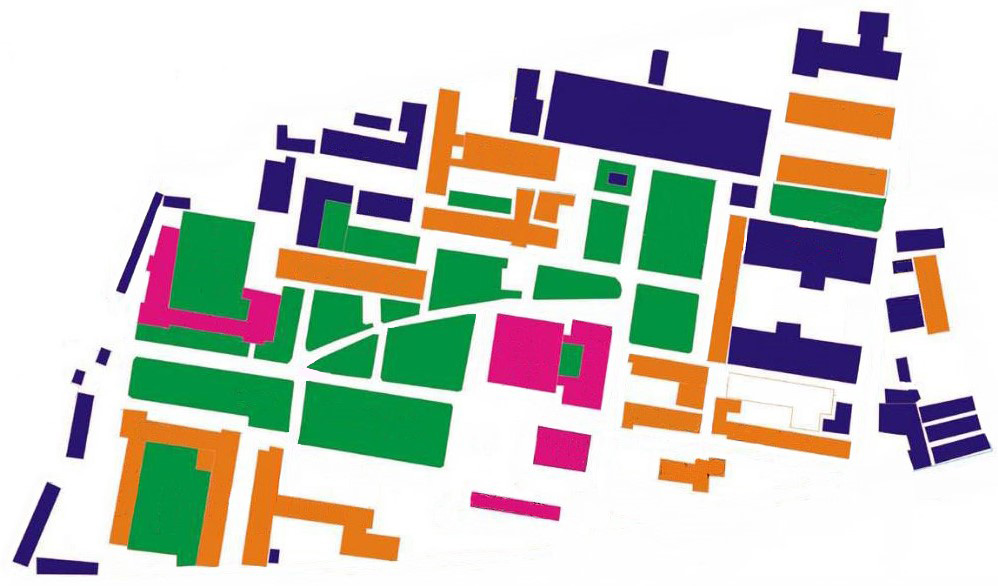
//> input picture input/hcmut_campus.jpg, 998 x 586 px
$ ./main   (built with g++ and OpenCV 4)
//> lines starting //> are read from the running program, lines starting //| are printed output that depends on the picture; after the words box and inside, x2 and y2 are one past the last pixel; in counts of white or black regions, pixels touching at a corner belong together
// Copyright (c) 2023. Minh Nguyen, Lam Luu
// All rights reserved.

#include <opencv2/core.hpp>
#include <opencv2/highgui.hpp>
#include <opencv2/imgcodecs.hpp>
#include <opencv2/opencv.hpp>
#include <iostream>
#include <string>
#include <vector>

#include "Simulator.h"

std::vector<cv::Point2f> obtainCorners(cv::Mat dst);
void mouseCallback(int event, int x, int y, int flags, void* userData);
void makeText(const cv::Mat& target, const std::string& text, int line);

std::vector<Point2D> mesh{};
Point2D lostPoint{};

OfflineStat offlineStat;

constexpr auto WINDOW = "Localization";

cv::Mat img;
auto visibleRadius = 100;

int main(const int argc, char** argv) {
    if (argc > 1) {
        try {
            visibleRadius = std::stoi(argv[1]);
            if (visibleRadius <= 0) {
                visibleRadius = 100;
            }
        }
        catch (const std::exception&) {
            visibleRadius = 100;
        }
    }

    img = cv::imread("input/hcmut_campus.jpg");
//> img is the input picture: 586 rows x 998 cols, CV_8UC3; mean B, G, R 192.4, 199.3, 197.7

    cv::Mat gray;
    cvtColor(img, gray, cv::COLOR_BGR2GRAY);
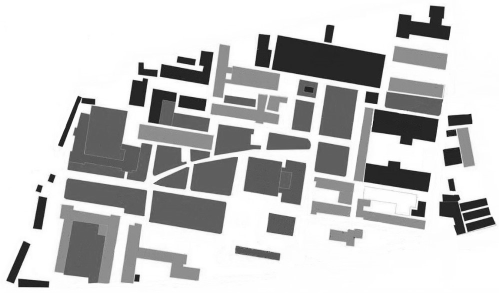
//> gray: 586 rows x 998 cols, CV_8UC1 (shown at 1/2 size); min 7, max 255, mean 198.1
    gray.convertTo(gray, CV_32FC1);
//> gray: 586 rows x 998 cols, CV_32FC1

    cv::Mat dst = cv::Mat::zeros(gray.size(), CV_32FC1);
    cornerHarris(gray, dst, 2, 3, 0.04);
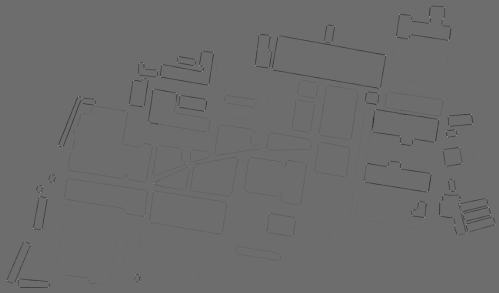
//> dst: 586 rows x 998 cols, CV_32FC1 (shown at 1/2 size); min -90329088, max 120633152, mean -605404.9; drawn with min black and max white
    //result is dilated for marking the corners, not important
    dilate(dst, dst, cv::Mat(), cv::Point(-1, -1));
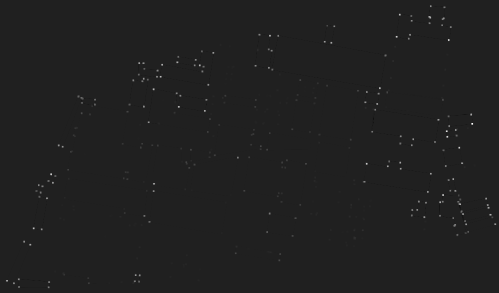
//> dst: 586 rows x 998 cols, CV_32FC1 (shown at 1/2 size); min -17565446, max 120633152, mean 194204.6; drawn with min black and max white

    // Initialize my map
    const auto corners = obtainCorners(dst);
    for (const auto& corner : corners) {
        mesh.emplace_back(corner.x, corner.y);
    }


    // Threshold for an optimal value, it may vary depending on the image.
    for (int i = 0; i < dst.rows; i++) {
        for (int j = 0; j < dst.cols; j++) {
            if (dst.at<float>(i, j) > 0.01f * dst.at<float>(0, 0)) {
                img.at<cv::Vec3b>(i, j)[0] = 0;
                img.at<cv::Vec3b>(i, j)[1] = 0;
                img.at<cv::Vec3b>(i, j)[2] = 255;
            }
        }
    }

    std::cout << "==================== NO GPS LOCALIZATION ====================== \n";
    std::cout << "Calculating Offline Phase\n";
    std::cout << "Map size: " + std::to_string(mesh.size()) <<std::endl;
    offlineStat = generateMyMap(mesh);
    cv::namedWindow(WINDOW);

    cv::setMouseCallback(WINDOW, mouseCallback, nullptr);

    imshow(WINDOW, img);
    cv::waitKey(0);
    cv::destroyAllWindows();

    return 0;
}

std::vector<cv::Point2f> obtainCorners(cv::Mat dst) {
    double minVal, maxVal;
    minMaxLoc(dst, &minVal, &maxVal);
//> minVal = -17565446; maxVal = 120633152

    const auto thresh = 0.01 * maxVal;
//> thresh = 1206331.5
    threshold(dst, dst, thresh, 255, 0);
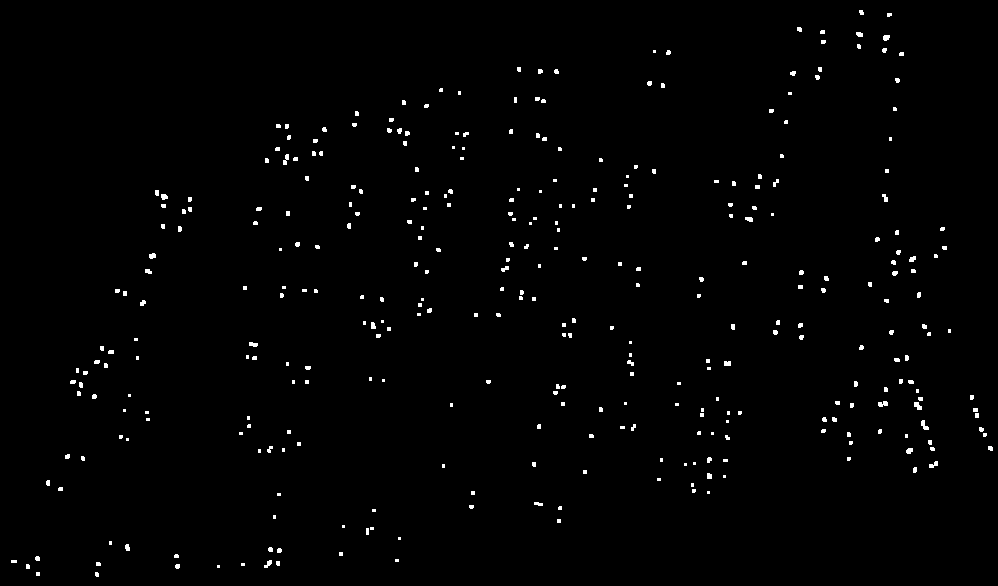
//> dst: 586 rows x 998 cols, CV_32FC1; 1.1% white; 344 white regions (249 under 20 px), largest, box (x1, y1, x2, y2) and area: (878, 401, 888, 407) 45, (921, 420, 929, 430) 45, (914, 402, 922, 410) 44
    dst.convertTo(dst, CV_8UC1);

    // find centroids
    cv::Mat labels, stats, centroids;
    const auto numLabels = connectedComponentsWithStats(dst, labels, stats, centroids);
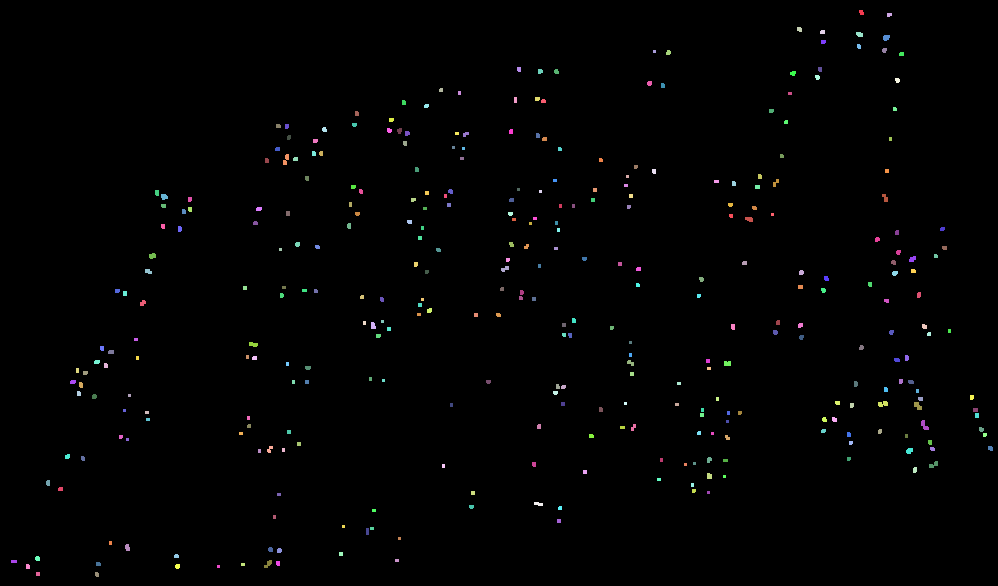
//> labels: 586 rows x 998 cols, CV_32SC1; 345 distinct labels, from 0 to 344; one colour per label, 0 black
//> stats = 345 rows, first 6: [0, 0, 998, 586, 578640], [859, 10, 5, 5, 21], [887, 13, 5, 4, 18], [797, 27, 5, 5, 22], [820, 30, 5, 4, 19], [856, 32, 7, 5, 30]; centroids = 345 pairs, first value 13.5 to 990, second value 12 to 574; numLabels = 345

    // define the criteria to stop and refine the corners
    const auto criteria = cv::TermCriteria(cv::TermCriteria::EPS + cv::TermCriteria::MAX_ITER, 100, 0.001);
    const auto winSize = cv::Size(5, 5);
    const auto zeroZone = cv::Size(-1, -1);
    std::vector<cv::Point2f> corners{};

    for (int i = 1; i < numLabels; i++) {
        if (stats.at<int>(i, cv::CC_STAT_AREA) > 10) {  // filter out small blobs
            const auto centroidX = static_cast<float>(centroids.at<double>(i, 0));
            const auto centroidY = static_cast<float>(centroids.at<double>(i, 1));
            cv::Point2f centroid(centroidX, centroidY);
            corners.push_back(centroid);
        }
    }
//> this loop made 344 passes
//> (centroidX, centroidY) on passes 1 to 8: (861, 12), (888.8, 14.33), (799, 28.91), (822.1, 31.58), (859.1, 33.97), (885.8, 37.23), (822.9, 41.42), (858.5, 46)
//> after the loop, corners = 318 Points (x, y), first 12: [861, 12], [888.8, 14.33], [799, 28.91], [822.1, 31.58], [859.1, 33.97], [885.8, 37.23], [822.9, 41.42], [858.5, 46], [884, 49.86], [668, 52.14], [901.1, 53.58], [518.6, 68.89]

    cornerSubPix(dst, corners, winSize, zeroZone, criteria);
//> corners = 318 Points (x, y), first 12: [861, 12], [888.7, 14.41], [799.1, 28.67], [822.1, 31.41], [862.8, 35.09], [882.3, 38.27], [822.9, 41.59], [858.5, 46], [883.5, 49.93], [668.5, 52.07], [901.1, 53.41], [518.4, 68.86]
//> (in main, `mesh.emplace_back(corner.x, corner.y);` was passed over: a library is not available in this run)
//> after the loop in main, `for (int i = 0; i < dst.rows; i++)`:
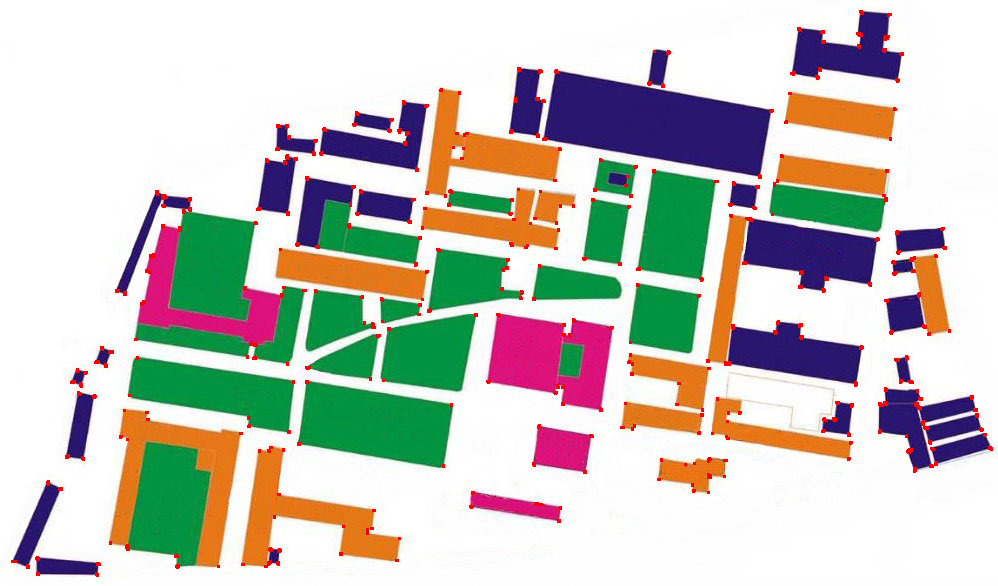
//> img: 586 rows x 998 cols, CV_8UC3; 1.06% of pixels changed, all inside (x1, y1, x2, y2) = (11, 10, 993, 577)
//> (in main, `std::cout << "Map size: " + std::to_string(mesh.size()) <<std::endl;` was passed over: a library is not available in this run)
//> (the run ends here: the program needs code that is not available in this run, at `offlineStat = generateMyMap(mesh);`)

$ run again, with input/map_hcm_center_1.jpg copied over input/hcmut_campus.jpg
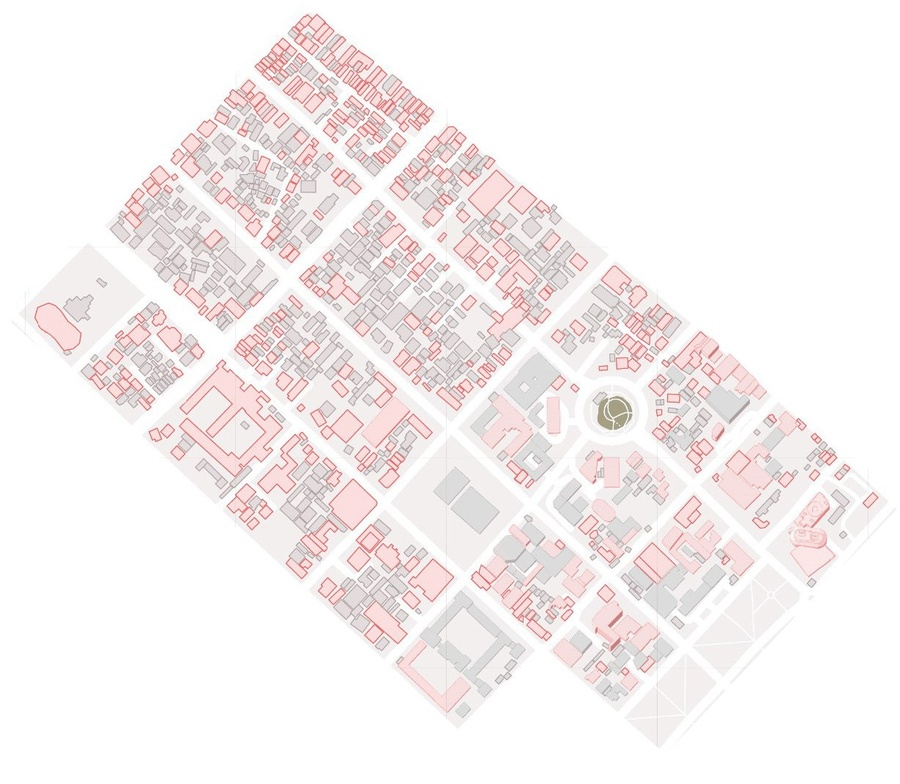
//> input picture input/map_hcm_center_1.jpg, 900 x 784 px, shrunk from 1229 x 1071 before the run
//> img is the input picture: 784 rows x 900 cols, CV_8UC3; mean B, G, R 240.7, 240.8, 246.4
//> minVal = -542760.2; maxVal = 4960187
//> thresh = 49601.9
//> in obtainCorners, `const auto numLabels = connectedComponentsWithStats(dst, labels, stats..`:
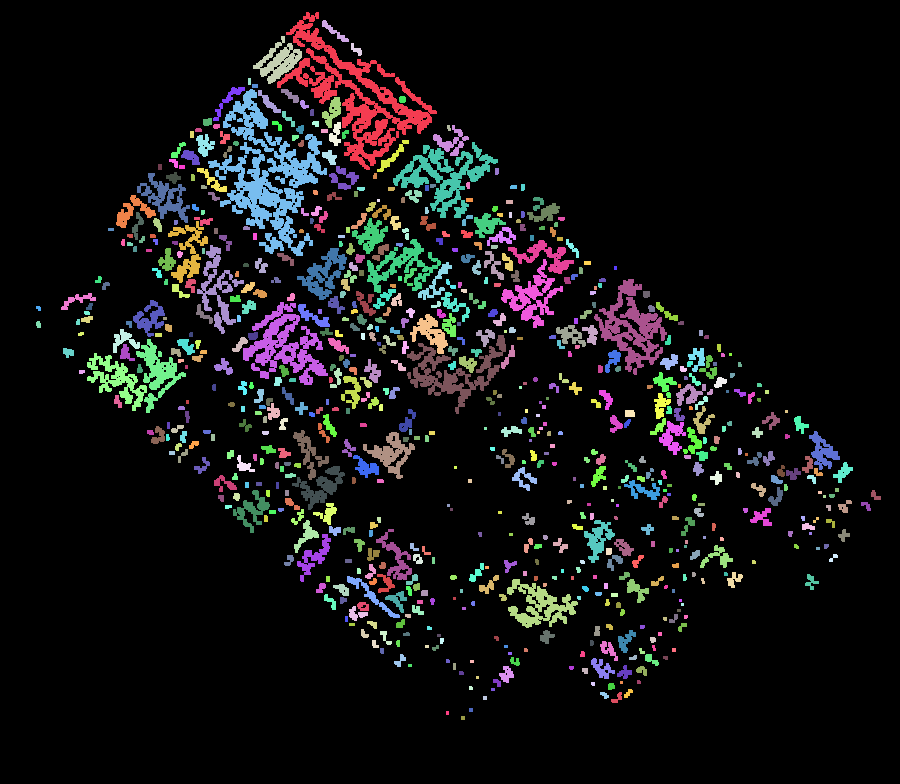
//> labels: 784 rows x 900 cols, CV_32SC1; 727 distinct labels, from 0 to 726; one colour per label, 0 black
//> stats = 727 rows, first 6: [0, 0, 900, 784, 622711], [277, 12, 160, 158, 5856], [322, 20, 27, 22, 157], [253, 36, 49, 48, 951], [351, 43, 11, 13, 69], [248, 78, 3, 7, 21]; centroids = 727 pairs, first value 38.07 to 874.9, second value 31.31 to 717.5; numLabels = 727
//> the loop in obtainCorners, `for (int i = 1; i < numLabels; i++)` made 726 passes
//> (centroidX, centroidY) on passes 1 to 8: (356.1, 95.34), (334, 31.31), (278.4, 61.22), (356, 49.38), (249, 81), (254.5, 85.5), (227.7, 99.94), (268, 176.5)
//> after the loop in obtainCorners, `for (int i = 1; i < numLabels; i++)`: corners = 697 Points (x, y), first 12: [356.1, 95.34], [334, 31.31], [278.4, 61.22], [356, 49.38], [249, 81], [254.5, 85.5], [227.7, 99.94], [268, 176.5], [290.3, 95.19], [268.4, 102.3], [332.1, 111.2], [402, 99]
//> in obtainCorners, `cornerSubPix(dst, corners, winSize, zeroZone, criteria);`: corners = 697 Points (x, y), first 12: [354.9, 91.23], [336.9, 31.55], [281.3, 62.56], [351.7, 49.23], [249, 81], [250.3, 86.55], [228.5, 95.77], [268, 176.5], [290.5, 97.85], [268.4, 102.3], [332.1, 111.2], [397.1, 100.3]
//> after the loop in main, `for (int i = 0; i < dst.rows; i++)`:
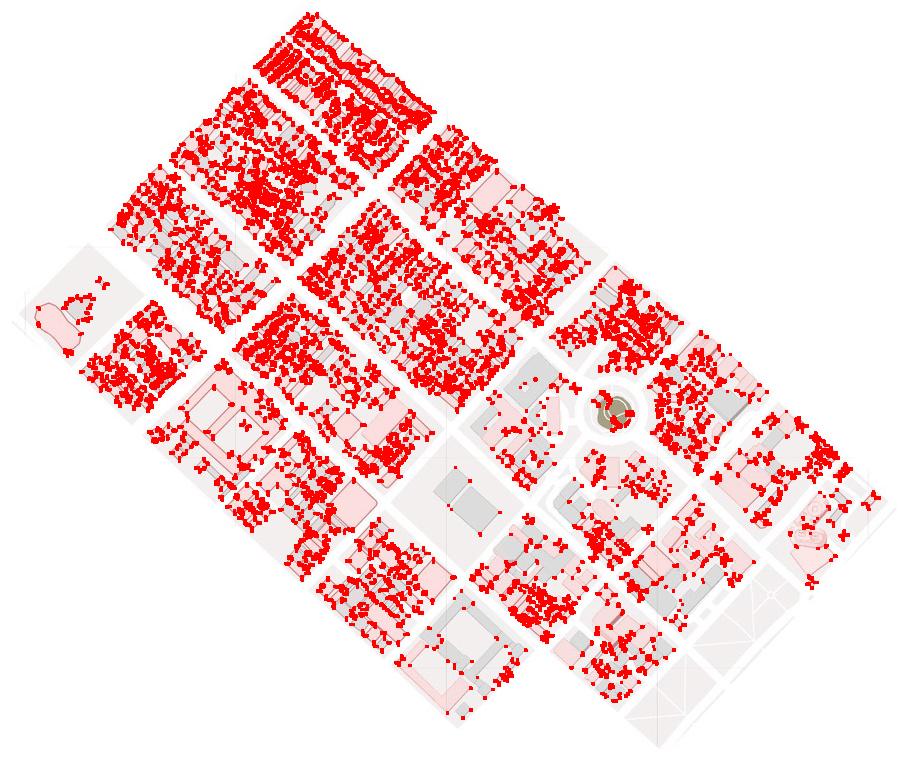
//> img: 784 rows x 900 cols, CV_8UC3; 11.75% of pixels changed, all inside (x1, y1, x2, y2) = (36, 12, 881, 720)

$ run again, with input/map_hcm_center_2.jpg copied over input/hcmut_campus.jpg
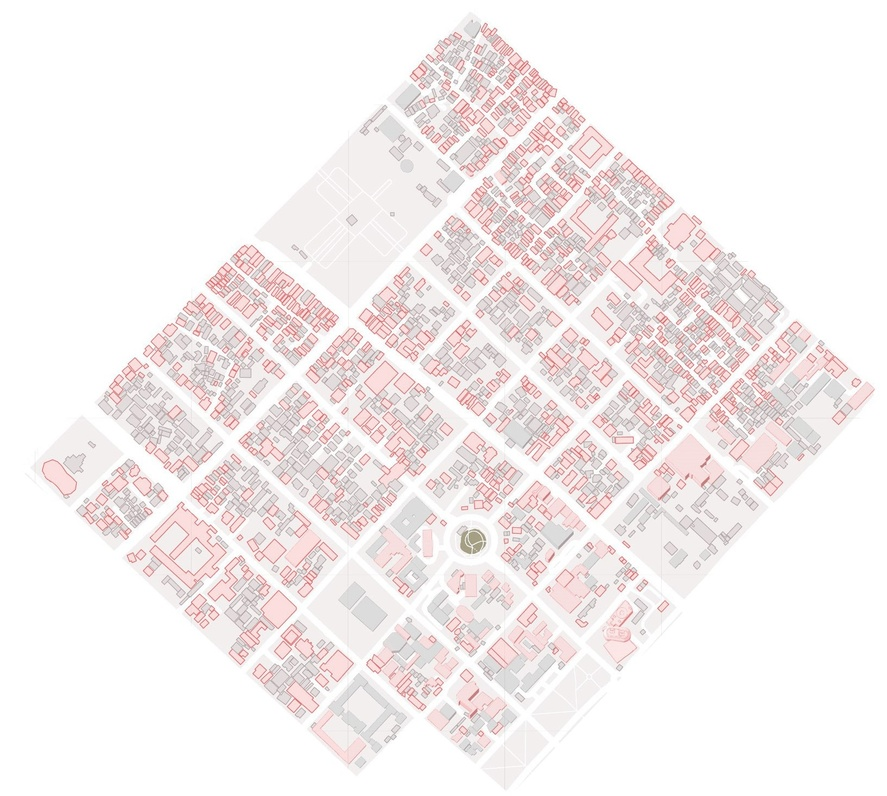
//> input picture input/map_hcm_center_2.jpg, 887 x 796 px, shrunk from 1630 x 1463 before the run
//> img is the input picture: 796 rows x 887 cols, CV_8UC3; mean B, G, R 239.2, 239.3, 245.4
//> minVal = -517761.8; maxVal = 5130561.5
//> thresh = 51305.6
//> in obtainCorners, `const auto numLabels = connectedComponentsWithStats(dst, labels, stats..`:
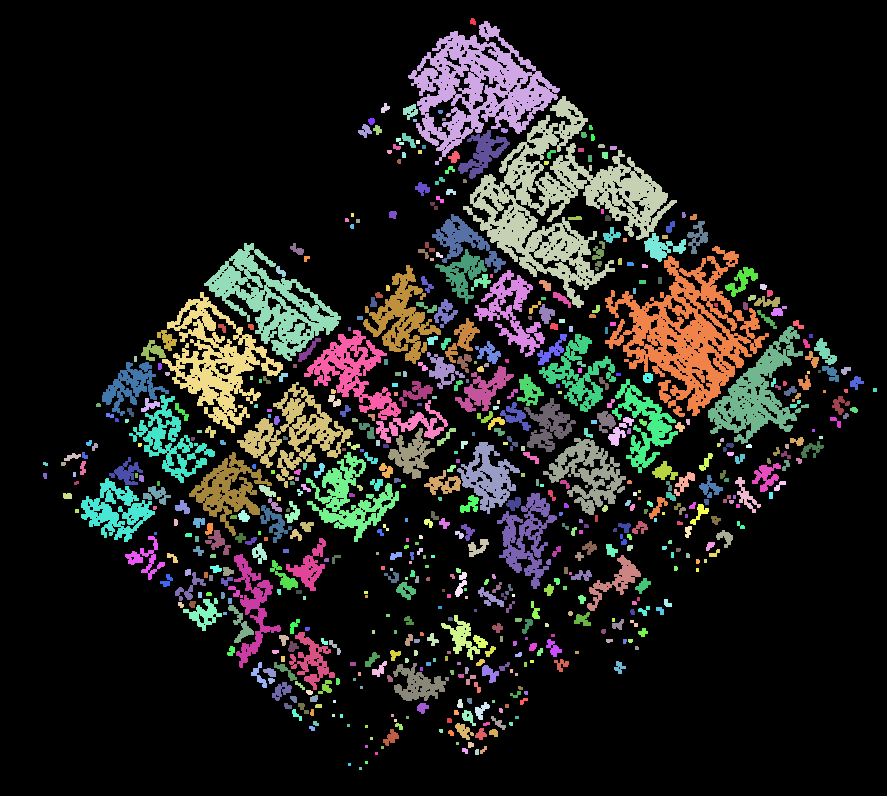
//> labels: 796 rows x 887 cols, CV_32SC1; 636 distinct labels, from 0 to 635; one colour per label, 0 black
//> stats = 636 rows, first 6: [0, 0, 887, 796, 577712], [470, 18, 6, 7, 33], [408, 21, 152, 144, 8702], [463, 96, 214, 212, 13612], [381, 103, 9, 10, 54], [403, 104, 15, 16, 139]; centroids = 636 pairs, first value 44.64 to 874.5, second value 21.15 to 768; numLabels = 636
//> the loop in obtainCorners, `for (int i = 1; i < numLabels; i++)` made 635 passes
//> (centroidX, centroidY) on passes 1 to 8: (472.5, 21.15), (477.7, 87.22), (562.6, 202.4), (384.6, 107.9), (410, 111), (440, 111.3), (371.1, 120.8), (414.5, 120)
//> after the loop in obtainCorners, `for (int i = 1; i < numLabels; i++)`: corners = 595 Points (x, y), first 12: [472.5, 21.15], [477.7, 87.22], [562.6, 202.4], [384.6, 107.8], [410, 111], [440, 111.3], [371.1, 120.8], [414.5, 120], [443.5, 119], [364.7, 130.4], [377.1, 129.4], [590.3, 127.2]
//> in obtainCorners, `cornerSubPix(dst, corners, winSize, zeroZone, criteria);`: corners = 595 Points (x, y), first 12: [471.9, 17.02], [477.7, 87.22], [566.7, 202.6], [380.9, 112.6], [410, 111], [440, 111.3], [371.1, 120.8], [414.5, 120], [444.1, 119.3], [364.7, 130.4], [373.2, 131.8], [590.3, 127.2]
//> after the loop in main, `for (int i = 0; i < dst.rows; i++)`:
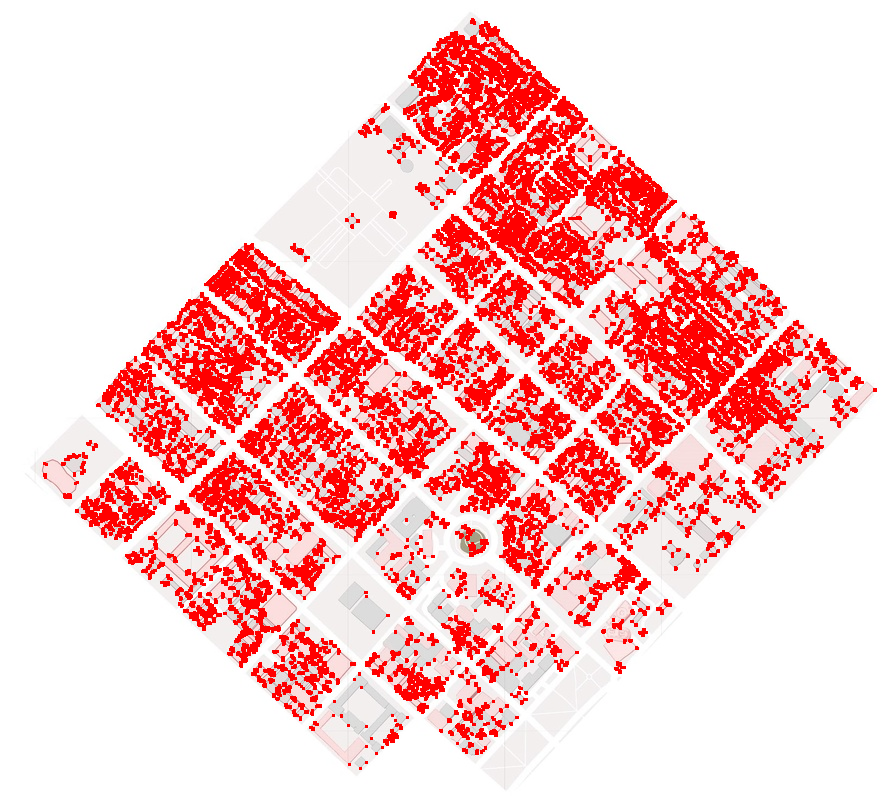
//> img: 796 rows x 887 cols, CV_8UC3; 18.18% of pixels changed, all inside (x1, y1, x2, y2) = (43, 18, 877, 770)
